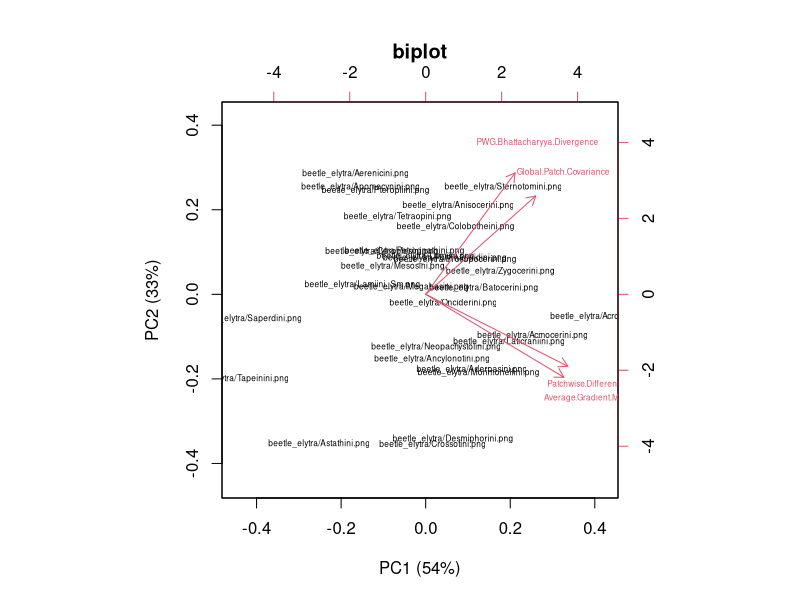

Recreate this plot in R. (Note: this script raises an error after producing the figure.)
### CODE TO COMPLETE DEWPAT EXAMPLES 

setwd("/Users/jill/Documents/Grad School/Mahler Lab/Data/GitHub/DEWPAT/DEWPAT_manuscript_examples/DEWPAT manuscript examples R files and code")




########################################## Example 1
beetle_dat <- read.csv("beetle_complexity.csv", row.names = 1, header = TRUE,na.strings = c("", "NA"))

pcaOutput <- prcomp(beetle_dat, center = TRUE, scale = TRUE)
summary(pcaOutput)
unclass(pcaOutput)
biplot(pcaOutput, xlab="PC1 (54%)", ylab = "PC2 (33%)", main = "biplot", cex = 0.5)







########################################## Example 2

# Colour Contrast (Euclidean Distance)
onecolourdata <- read.csv("anole_dew_lab_2cluster.csv",row.names=1,header = TRUE,na.strings = c("", "NA"))

names(onecolourdata)

#make new objects with the variables of interest
L1 <- onecolourdata[,1] 
names(L1) <- row.names(onecolourdata) 
a1 <- onecolourdata[,2] 
names(a1) <- row.names(onecolourdata) 
b1 <- onecolourdata[,3] 
names(b1) <- row.names(onecolourdata) 
L2 <- onecolourdata[,4] 
names(L2) <- row.names(onecolourdata) 
a2 <- onecolourdata[,5] 
names(a2) <- row.names(onecolourdata) 
b2 <- onecolourdata[,6] 
names(b2) <- row.names(onecolourdata) 

# Function to calculate Delta E (colour contrast)
delta_e_ab <- function(L1, a1, b1, L2, a2, b2) {
  sqrt((L1 - L2)^2 + (a1 - a2)^2 + (b1 - b2)^2)
}

# Calculate Delta E_ab
delta_e <- delta_e_ab(L1, a1, b1, L2, a2, b2)

#Add a column 
onecolourfinish <- cbind(onecolourdata, delta_e)

#Export
write.csv(onecolourfinish, file ="anole_lab_coldist.csv")


# create pie charts
# RGB to Hex
anole_rgb <- read.csv("anole_dew_col_2cluster.csv")
names(anole_rgb)
rgb2hex <- function(R, G, B) {rgb(R, G, B, maxColorValue = 255)}
anole_rgb$Hex <- rgb2hex(anole_rgb[3:5])

write.csv(anole_rgb, "rgb2hex_dew.csv")

# Pie Charts #
anole_rgb2 <- read.csv("rgb2hex_dew.csv")
names(anole_rgb2)

#break up dataset into data for individual species
splist = unique(anole_rgb2$species) # list of unique species names
anole.pi = list()
for(i in 1:length(splist)) anole.pi[[i]] = anole_rgb2[anole_rgb2$species == splist[i],]
names(anole.pi) = splist
# anole.polygons is now a list in which each element contains the polygon (or, in many cases, multiple polygons) for a single species
# have a look at the structure
str(anole.pi, max.level=1)
# check out the first few elements
anole.pi[[1]]
anole.pi[[1]]$Hex

plot<- ggplot(anole.pi[[1]], aes(x="", y=percent, fill=as.factor(cluster))) +
  geom_bar(width = 1, stat = "identity", fill =anole.pi[[1]]$Hex) +
  coord_polar("y", start=0) +
  labs(x = "", y = "") 
plot + theme_bw() + theme(axis.text.x=element_blank(), axis.ticks.x=element_blank(), axis.text.y=element_blank(), axis.ticks.y=element_blank())

#loop the plots and put them in object pi.plots
pi.plots = list()
for(i in 1:length(anole.pi)) pi.plots[[i]] = ggplot(anole.pi[[i]], aes(x="", y=percent, fill=as.factor(cluster))) +
  geom_bar(width = 1, stat = "identity", fill =anole.pi[[i]]$Hex) +
  coord_polar("y", start=0) +
  labs(x = "", y = "") +
  theme_bw() + theme(axis.text.x=element_blank(), axis.ticks.x=element_blank(), axis.text.y=element_blank(), axis.ticks.y=element_blank())

pi.plots[1]







########################################## Example 3
library(ggplot2)

# Bee only
flower_dat_bee <- read.csv("flowers_bee.csv", header = TRUE,na.strings = c("", "NA"))
names(flower_dat_bee)

flower_dat_bee$GPC_stnd <- 
  (flower_dat_bee$Global.Patch.Covariance - min(flower_dat_bee$Global.Patch.Covariance)) /
  (max(flower_dat_bee$Global.Patch.Covariance) - min(flower_dat_bee$Global.Patch.Covariance))


#plot
theme <-  theme_bw() + theme(legend.direction="horizontal", legend.position=c(0.9,1.034), legend.title=element_blank(), text = element_text(size = 19))
flower <- ggplot(flower_dat_bee, aes(x=species, y=GPC_stnd)) + 
  geom_violin(trim=FALSE, fill="gray")+
  labs(title="", x = "", y = "Global Heterogeneity")
flower + theme


lm <- lm(GPC_stnd ~ species, data=flower_dat_bee)
summary(lm) # p = 0.0362, adjusted R squared = 0.1474, estimate 0.18490

anova_result <- aov(GPC_stnd ~ species, data = flower_dat_bee)
summary(anova_result) # F-statistic = 4.976, p = 0.0362

# Vis only
flower_dat_vis <- read.csv("flowers_vis.csv", header = TRUE,na.strings = c("", "NA"))
flower_dat_vis$GPC_stnd <- 
  (flower_dat_vis$Global.Patch.Covariance - min(flower_dat_vis$Global.Patch.Covariance)) /
  (max(flower_dat_vis$Global.Patch.Covariance) - min(flower_dat_vis$Global.Patch.Covariance))


#plot
theme <-  theme_bw() + theme(legend.direction="horizontal", legend.position=c(0.9,1.034), legend.title=element_blank(), text = element_text(size = 19))
flower <- ggplot(flower_dat_vis, aes(x=species, y=GPC_stnd)) + 
  geom_violin(trim=FALSE, fill="gray")+
  labs(title="", x = "", y = "Global Heterogeneity")
flower + theme

lm <- lm(GPC_stnd ~ species, data=flower_dat_vis)
summary(lm) # p = 3.15e-13, adjusted R squared = 0.9105

anova_result <- aov(GPC_stnd ~ species, data = flower_dat_vis)
summary(anova_result) # F-statistic = 235.1, p < 0.001






